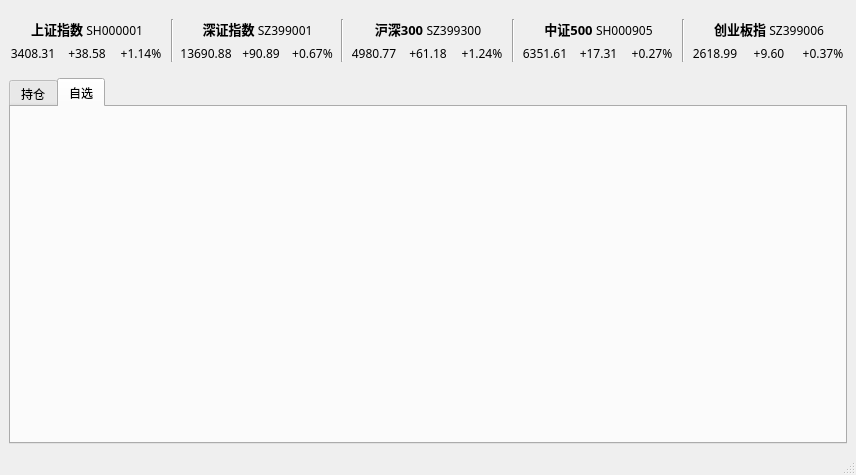
<?xml version="1.0" encoding="UTF-8"?>
<ui version="4.0">
 <class>MainWindow</class>
 <widget class="QMainWindow" name="MainWindow">
  <property name="geometry">
   <rect>
    <x>0</x>
    <y>0</y>
    <width>856</width>
    <height>475</height>
   </rect>
  </property>
  <property name="font">
   <font>
    <family>等线</family>
   </font>
  </property>
  <property name="windowTitle">
   <string>MainWindow</string>
  </property>
  <widget class="QWidget" name="centralwidget">
   <layout class="QGridLayout" name="gridLayout_2">
    <item row="0" column="0">
     <layout class="QHBoxLayout" name="horizontalLayout">
      <property name="sizeConstraint">
       <enum>QLayout::SetDefaultConstraint</enum>
      </property>
      <property name="leftMargin">
       <number>0</number>
      </property>
      <property name="topMargin">
       <number>10</number>
      </property>
      <property name="rightMargin">
       <number>0</number>
      </property>
      <property name="bottomMargin">
       <number>10</number>
      </property>
      <item>
       <layout class="QVBoxLayout" name="verticalLayout">
        <item>
         <widget class="QLabel" name="label">
          <property name="text">
           <string>&lt;html&gt;&lt;head/&gt;&lt;body&gt;&lt;p&gt;&lt;span style=&quot; font-size:10pt; font-weight:600;&quot;&gt;上证指数 &lt;/span&gt;SH000001&lt;/p&gt;&lt;/body&gt;&lt;/html&gt;</string>
          </property>
          <property name="alignment">
           <set>Qt::AlignCenter</set>
          </property>
         </widget>
        </item>
        <item>
         <layout class="QHBoxLayout" name="horizontalLayout_2">
          <item>
           <widget class="QLabel" name="SHZ_Price">
            <property name="text">
             <string>3408.31</string>
            </property>
            <property name="alignment">
             <set>Qt::AlignCenter</set>
            </property>
           </widget>
          </item>
          <item>
           <widget class="QLabel" name="SHZ_PriceChange">
            <property name="text">
             <string>+38.58</string>
            </property>
            <property name="alignment">
             <set>Qt::AlignCenter</set>
            </property>
           </widget>
          </item>
          <item>
           <widget class="QLabel" name="SHZ_ChangePercent">
            <property name="text">
             <string>+1.14%</string>
            </property>
            <property name="alignment">
             <set>Qt::AlignCenter</set>
            </property>
           </widget>
          </item>
         </layout>
        </item>
       </layout>
      </item>
      <item>
       <widget class="Line" name="line">
        <property name="orientation">
         <enum>Qt::Vertical</enum>
        </property>
       </widget>
      </item>
      <item>
       <layout class="QVBoxLayout" name="verticalLayout_5">
        <item>
         <widget class="QLabel" name="label_3">
          <property name="text">
           <string>&lt;html&gt;&lt;head/&gt;&lt;body&gt;&lt;p&gt;&lt;span style=&quot; font-size:10pt; font-weight:600;&quot;&gt;深证指数 &lt;/span&gt;SZ399001&lt;/p&gt;&lt;/body&gt;&lt;/html&gt;</string>
          </property>
          <property name="alignment">
           <set>Qt::AlignCenter</set>
          </property>
         </widget>
        </item>
        <item>
         <layout class="QHBoxLayout" name="horizontalLayout_3">
          <item>
           <widget class="QLabel" name="SZZ_Price">
            <property name="text">
             <string>13690.88</string>
            </property>
            <property name="alignment">
             <set>Qt::AlignCenter</set>
            </property>
           </widget>
          </item>
          <item>
           <widget class="QLabel" name="SZZ_PriceChange">
            <property name="text">
             <string>+90.89</string>
            </property>
            <property name="alignment">
             <set>Qt::AlignCenter</set>
            </property>
           </widget>
          </item>
          <item>
           <widget class="QLabel" name="SZZ_ChangePercent">
            <property name="text">
             <string>+0.67%</string>
            </property>
            <property name="alignment">
             <set>Qt::AlignCenter</set>
            </property>
           </widget>
          </item>
         </layout>
        </item>
       </layout>
      </item>
      <item>
       <widget class="Line" name="line_2">
        <property name="orientation">
         <enum>Qt::Vertical</enum>
        </property>
       </widget>
      </item>
      <item>
       <layout class="QVBoxLayout" name="verticalLayout_6">
        <item>
         <widget class="QLabel" name="label_11">
          <property name="text">
           <string>&lt;html&gt;&lt;head/&gt;&lt;body&gt;&lt;p&gt;&lt;span style=&quot; font-size:10pt; font-weight:600;&quot;&gt;沪深300 &lt;/span&gt;SZ399300&lt;/p&gt;&lt;/body&gt;&lt;/html&gt;</string>
          </property>
          <property name="alignment">
           <set>Qt::AlignCenter</set>
          </property>
         </widget>
        </item>
        <item>
         <layout class="QHBoxLayout" name="horizontalLayout_4">
          <item>
           <widget class="QLabel" name="HS_Price">
            <property name="text">
             <string>4980.77</string>
            </property>
            <property name="alignment">
             <set>Qt::AlignCenter</set>
            </property>
           </widget>
          </item>
          <item>
           <widget class="QLabel" name="HS_PriceChange">
            <property name="text">
             <string>+61.18</string>
            </property>
            <property name="alignment">
             <set>Qt::AlignCenter</set>
            </property>
           </widget>
          </item>
          <item>
           <widget class="QLabel" name="HS_ChangePercent">
            <property name="text">
             <string>+1.24%</string>
            </property>
            <property name="alignment">
             <set>Qt::AlignCenter</set>
            </property>
           </widget>
          </item>
         </layout>
        </item>
       </layout>
      </item>
      <item>
       <widget class="Line" name="line_3">
        <property name="orientation">
         <enum>Qt::Vertical</enum>
        </property>
       </widget>
      </item>
      <item>
       <layout class="QVBoxLayout" name="verticalLayout_4">
        <item>
         <widget class="QLabel" name="label_5">
          <property name="text">
           <string>&lt;html&gt;&lt;head/&gt;&lt;body&gt;&lt;p&gt;&lt;span style=&quot; font-size:10pt; font-weight:600;&quot;&gt;中证500 &lt;/span&gt;SH000905&lt;/p&gt;&lt;/body&gt;&lt;/html&gt;</string>
          </property>
          <property name="alignment">
           <set>Qt::AlignCenter</set>
          </property>
         </widget>
        </item>
        <item>
         <layout class="QHBoxLayout" name="horizontalLayout_5">
          <item>
           <widget class="QLabel" name="ZZ_Price">
            <property name="text">
             <string>6351.61</string>
            </property>
            <property name="alignment">
             <set>Qt::AlignCenter</set>
            </property>
           </widget>
          </item>
          <item>
           <widget class="QLabel" name="ZZ_PriceChange">
            <property name="text">
             <string>+17.31</string>
            </property>
            <property name="alignment">
             <set>Qt::AlignCenter</set>
            </property>
           </widget>
          </item>
          <item>
           <widget class="QLabel" name="ZZ_ChangePercent">
            <property name="text">
             <string>+0.27%</string>
            </property>
            <property name="alignment">
             <set>Qt::AlignCenter</set>
            </property>
           </widget>
          </item>
         </layout>
        </item>
       </layout>
      </item>
      <item>
       <widget class="Line" name="line_4">
        <property name="orientation">
         <enum>Qt::Vertical</enum>
        </property>
       </widget>
      </item>
      <item>
       <layout class="QVBoxLayout" name="verticalLayout_2">
        <item>
         <widget class="QLabel" name="label_10">
          <property name="text">
           <string>&lt;html&gt;&lt;head/&gt;&lt;body&gt;&lt;p&gt;&lt;span style=&quot; font-size:10pt; font-weight:600;&quot;&gt;创业板指 &lt;/span&gt;SZ399006&lt;/p&gt;&lt;/body&gt;&lt;/html&gt;</string>
          </property>
          <property name="alignment">
           <set>Qt::AlignCenter</set>
          </property>
         </widget>
        </item>
        <item>
         <layout class="QHBoxLayout" name="horizontalLayout_7">
          <item>
           <widget class="QLabel" name="CY_Price">
            <property name="text">
             <string>2618.99</string>
            </property>
            <property name="alignment">
             <set>Qt::AlignCenter</set>
            </property>
           </widget>
          </item>
          <item>
           <widget class="QLabel" name="CY_PriceChange">
            <property name="text">
             <string>+9.60</string>
            </property>
            <property name="alignment">
             <set>Qt::AlignCenter</set>
            </property>
           </widget>
          </item>
          <item>
           <widget class="QLabel" name="CY_ChangePercent">
            <property name="text">
             <string>+0.37%</string>
            </property>
            <property name="alignment">
             <set>Qt::AlignCenter</set>
            </property>
           </widget>
          </item>
         </layout>
        </item>
       </layout>
      </item>
     </layout>
    </item>
    <item row="1" column="0">
     <layout class="QGridLayout" name="gridLayout">
      <item row="0" column="0">
       <widget class="QTabWidget" name="tabWidget">
        <property name="currentIndex">
         <number>1</number>
        </property>
        <widget class="QWidget" name="tab">
         <attribute name="title">
          <string>持仓</string>
         </attribute>
        </widget>
        <widget class="QWidget" name="tab_2">
         <attribute name="title">
          <string>自选</string>
         </attribute>
        </widget>
       </widget>
      </item>
     </layout>
    </item>
   </layout>
  </widget>
  <widget class="QStatusBar" name="statusbar"/>
 </widget>
 <resources/>
 <connections/>
</ui>
